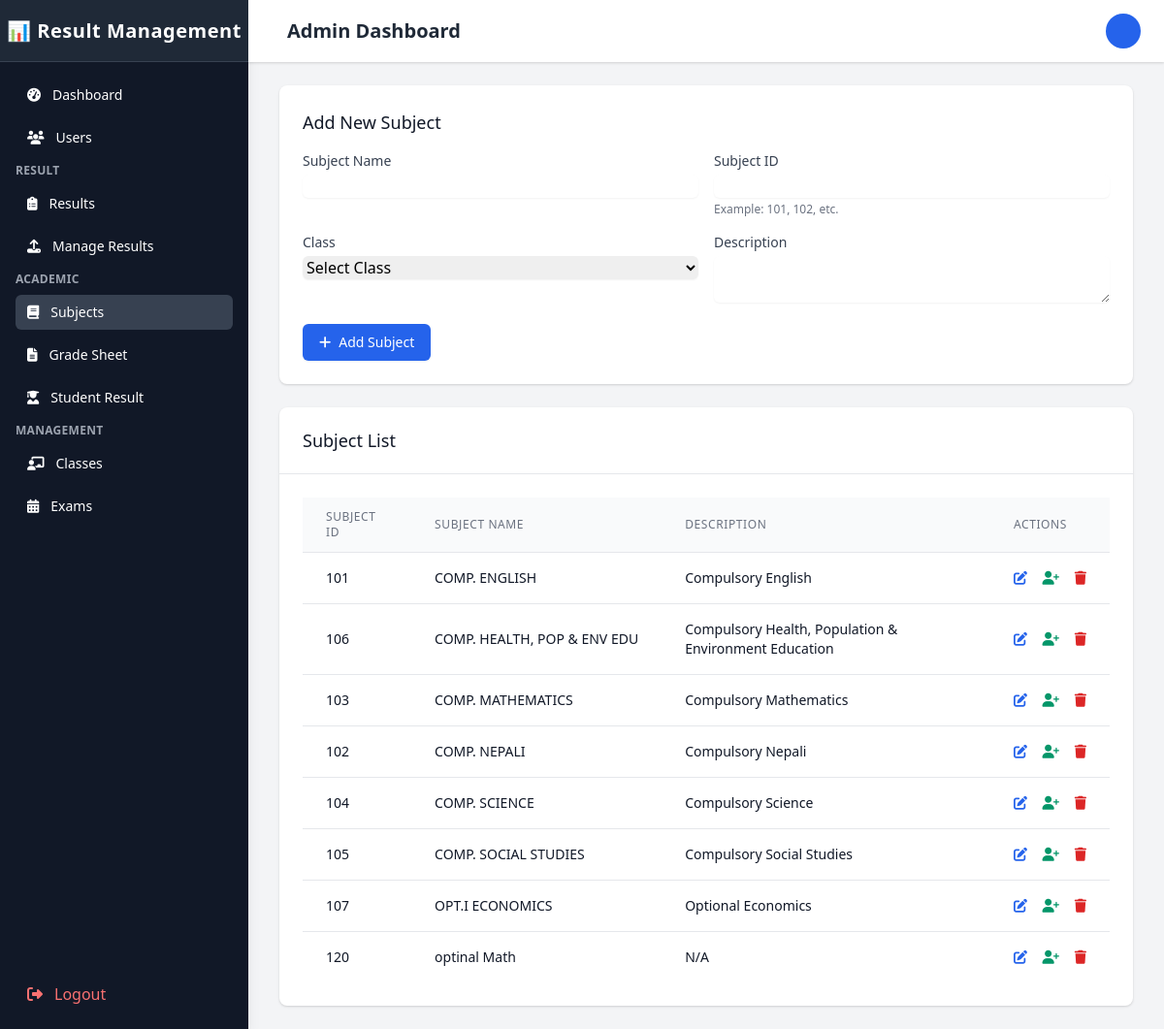
Page /Admin/subject.php (signed in) on the committed database.
### tables this page shows
CREATE TABLE `subjects` (
  `subject_id` varchar(20) NOT NULL,
  `subject_name` varchar(100) NOT NULL,
  `subject_code` varchar(20) DEFAULT NULL,
  `description` text DEFAULT NULL,
  `full_marks_theory` decimal(5,2) NOT NULL DEFAULT 100.00,
  `full_marks_practical` decimal(5,2) NOT NULL DEFAULT 0.00,
  `pass_marks_theory` decimal(5,2) NOT NULL DEFAULT 40.00,
  `pass_marks_practical` decimal(5,2) NOT NULL DEFAULT 0.00,
  `credit_hours` decimal(3,1) NOT NULL DEFAULT 1.0,
  `is_optional` tinyint(1) NOT NULL DEFAULT 0,
  `is_active` tinyint(1) NOT NULL DEFAULT 1,
  `created_at` timestamp NOT NULL DEFAULT current_timestamp(),
  `updated_at` timestamp NOT NULL DEFAULT current_timestamp() ON UPDATE current_timestamp()
);

### Admin/subject.php (the view, shortened to what this page needs)
<?php
$conn = new mysqli('localhost', 'root', '', 'result_management');
$role = $_SESSION['role'];
$teacher_id = null;
$subjects = [];
if ($role == 'teacher' && $teacher_id) {
    $sql = "SELECT s.*, ts.academic_year
            FROM subjects s
            JOIN teachersubjects ts ON s.subject_id = ts.subject_id
            WHERE ts.teacher_id = ?
            ORDER BY s.subject_name";
    $stmt = $conn->prepare($sql);
    $stmt->bind_param("i", $teacher_id);
} else {
    $sql = "SELECT s.* FROM subjects s ORDER BY s.subject_name";
    $stmt = $conn->prepare($sql);
}
$stmt->execute();
$result = $stmt->get_result();
while ($row = $result->fetch_assoc()) {
    $subjects[] = $row;
}
?>
<!DOCTYPE html>
<html lang="en">
<head>
    <link href="https://cdn.tailwindcss.com" rel="stylesheet">
    <link rel="stylesheet" href="https://cdnjs.cloudflare.com/ajax/libs/font-awesome/6.4.0/css/all.min.css">
</head>
<body class="bg-gray-100">
    <div class="flex h-screen overflow-hidden">
        <?php
        include 'sidebar.php';
        ?>
       <?php include 'mobile_sidebar.php';
        ?>
        <div class="flex flex-col flex-1 w-0 overflow-hidden">
            <?php
        include 'topBar.php';
        ?>
            <main class="flex-1 relative overflow-y-auto focus:outline-none">
                <div class="py-6">
                    <div class="max-w-7xl mx-auto px-4 sm:px-6 md:px-8">
                        <div class="bg-white shadow rounded-lg p-6 mb-6">
                            <h2 class="text-lg font-medium text-gray-900 mb-4">Add New Subject</h2>
                            <form action="subject.php" method="POST" class="grid grid-cols-1 md:grid-cols-2 gap-4">
                                <div>
                                    <label for="subject_name" class="block text-sm font-medium text-gray-700 mb-1">Subject Name</label>
                                    <input type="text" id="subject_name" name="subject_name" required class="w-full rounded-md border-gray-300 shadow-sm focus:border-blue-500 focus:ring focus:ring-blue-500 focus:ring-opacity-50">
                                </div>
                                <div>
                                    <label for="subject_id" class="block text-sm font-medium text-gray-700 mb-1">Subject ID</label>
                                    <input type="text" id="subject_id" name="subject_id" required class="w-full rounded-md border-gray-300 shadow-sm focus:border-blue-500 focus:ring focus:ring-blue-500 focus:ring-opacity-50">
                                    <p class="text-xs text-gray-500 mt-1">Example: 101, 102, etc.</p>
                                </div>
                                <?php if ($role == 'admin' || $role == 'teacher'): ?>
                                <div>
                                    <label for="class_id" class="block text-sm font-medium text-gray-700 mb-1">Class</label>
                                    <select id="class_id" name="class_id" required class="w-full rounded-md border-gray-300 shadow-sm focus:border-blue-500 focus:ring focus:ring-blue-500 focus:ring-opacity-50">
                                        <option value="">Select Class</option>
                                    </select>
                                </div>
                                <?php endif; ?>
                                <div class="<?php echo ($role == 'admin' || $role == 'teacher') ? '' : 'md:col-span-2'; ?>">
                                    <label for="description" class="block text-sm font-medium text-gray-700 mb-1">Description</label>
                                    <textarea id="description" name="description" rows="2" class="w-full rounded-md border-gray-300 shadow-sm focus:border-blue-500 focus:ring focus:ring-blue-500 focus:ring-opacity-50"></textarea>
                                </div>
                                <div class="md:col-span-2">
                                    <button type="submit" class="inline-flex items-center px-4 py-2 border border-transparent text-sm font-medium rounded-md shadow-sm text-white bg-blue-600 hover:bg-blue-700 focus:outline-none focus:ring-2 focus:ring-offset-2 focus:ring-blue-500">
                                        <i class="fas fa-plus mr-2"></i> Add Subject
                                    </button>
                                </div>
                            </form>
                        </div>
                        <div class="bg-white shadow rounded-lg overflow-hidden">
                            <div class="px-4 py-5 border-b border-gray-200 sm:px-6">
                                <h2 class="text-lg font-medium text-gray-900">Subject List</h2>
                            </div>
                            <div class="px-4 py-5 sm:p-6">
                                <div class="overflow-x-auto">
                                    <table class="min-w-full divide-y divide-gray-200">
                                        <thead class="bg-gray-50">
                                            <tr>
                                                <th scope="col" class="px-6 py-3 text-left text-xs font-medium text-gray-500 uppercase tracking-wider">Subject ID</th>
                                                <th scope="col" class="px-6 py-3 text-left text-xs font-medium text-gray-500 uppercase tracking-wider">Subject Name</th>
                                                <th scope="col" class="px-6 py-3 text-left text-xs font-medium text-gray-500 uppercase tracking-wider">Description</th>
                                                <?php if ($role == 'admin'): ?>
                                                <th scope="col" class="px-6 py-3 text-left text-xs font-medium text-gray-500 uppercase tracking-wider">Actions</th>
                                                <?php endif; ?>
                                            </tr>
                                        </thead>
                                        <tbody class="bg-white divide-y divide-gray-200">
                                            <?php if (empty($subjects)): ?>
                                            <tr>
                                                <td colspan="<?php echo $role == 'admin' ? '4' : '3'; ?>" class="px-6 py-4 text-center text-sm text-gray-500">No subjects found.</td>
                                            </tr>
                                            <?php else: ?>
                                                <?php foreach ($subjects as $subject): ?>
                                                <tr>
                                                    <td class="px-6 py-4 whitespace-nowrap text-sm text-gray-900"><?php echo $subject['subject_id']; ?></td>
                                                    <td class="px-6 py-4 whitespace-nowrap text-sm text-gray-900"><?php echo $subject['subject_name']; ?></td>
                                                    <td class="px-6 py-4 text-sm text-gray-900">
                                                        <?php echo !empty($subject['description']) ? $subject['description'] : 'N/A'; ?>
                                                    </td>
                                                    <?php if ($role == 'admin'): ?>
                                                    <td class="px-6 py-4 whitespace-nowrap text-sm font-medium">
                                                        <button type="button" onclick="editSubject('<?php echo $subject['subject_id']; ?>', '<?php echo $subject['subject_name']; ?>', '<?php echo $subject['description']; ?>')" class="text-blue-600 hover:text-blue-900 mr-3">
                                                            <i class="fas fa-edit"></i>
                                                        </button>
                                                        <button type="button" onclick="assignTeacher('<?php echo $subject['subject_id']; ?>')" class="text-green-600 hover:text-green-900 mr-3">
                                                            <i class="fas fa-user-plus"></i>
                                                        </button>
                                                        <form action="subject.php" method="POST" class="inline-block">
                                                            <button type="submit" onclick="return confirm('Are you sure you want to delete this subject?')" class="text-red-600 hover:text-red-900">
                                                                <i class="fas fa-trash"></i>
                                                            </button>
                                                        </form>
                                                    </td>
                                                    <?php endif; ?>
                                                </tr>
                                                <?php endforeach; ?>
                                            <?php endif; ?>
                                        </tbody>
                                    </table>
                                </div>
                            </div>
                        </div>
                    </div>
                </div>
            </main>
        </div>
    </div>
</body>
</html>

### rows in the picture
subjects: subject_id "101", subject_name "COMP. ENGLISH", description "Compulsory English"
subjects: subject_id "106", subject_name "COMP. HEALTH, POP & ENV EDU", description "Compulsory Health, Population & Environment Education"
subjects: subject_id "103", subject_name "COMP. MATHEMATICS", description "Compulsory Mathematics"
subjects: subject_id "102", subject_name "COMP. NEPALI", description "Compulsory Nepali"
subjects: subject_id "104", subject_name "COMP. SCIENCE", description "Compulsory Science"
subjects: subject_id "105", subject_name "COMP. SOCIAL STUDIES", description "Compulsory Social Studies"
subjects: subject_id "107", subject_name "OPT.I ECONOMICS", description "Optional Economics"
subjects: subject_id "120", subject_name "optinal Math", description "N/A"
